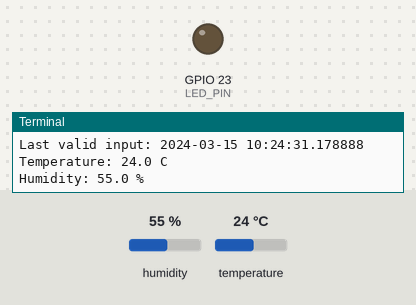
Bench run of a program on a simulated Raspberry Pi (BCM pin numbers). Parts: output pins drawn as LEDs (lit = HIGH), the last lines printed to the terminal. The inputs (shaded band) are chosen by the test bench; at power-on: temperature 24 °C, humidity 55 %. The clock reads 2024-03-15 10:24:30 at power-on unless the program sets it; library files of the repository ran but are not shown: dht11.py.

Above: at 1.2 s.
1.3 s: temperature set to 27 °C
At 2.5 s:
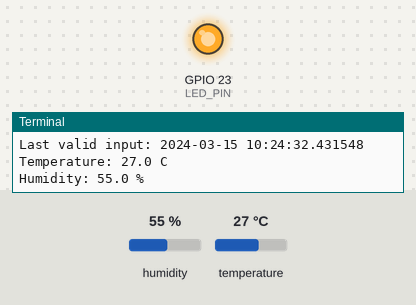
2.8 s: temperature set to 12 °C
At 4.4 s:
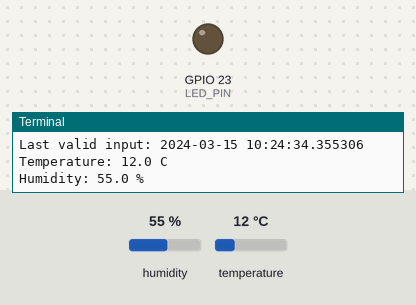
5.0 s: temperature set to 28 °C
At 5.9 s:
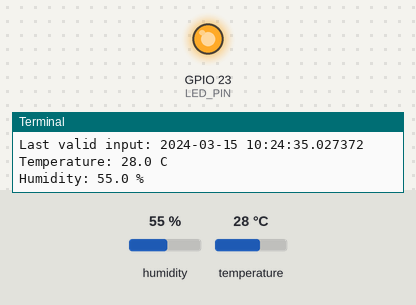
Timing chart, 0 to 8.0 s (numbered marks = the images above; inputs shaded):
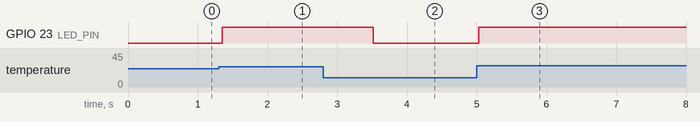

Measured:
- the behaviour switches between 25 and 26 °C on temperature (found by bisection; images 0 and 1)
- after the input at 1.3 s, GPIO 23 (LED_PIN): LOW → HIGH after 0.05 s
- after the input at 2.8 s, GPIO 23 (LED_PIN): HIGH → LOW after 0.72 s
- after the input at 5.0 s, GPIO 23 (LED_PIN): LOW → HIGH at once

The program:

temperature.py
```python
import RPi.GPIO as GPIO
import dht11
import time
import datetime

LED_PIN = 23

# initialize GPIO
GPIO.setwarnings(True)
GPIO.setmode(GPIO.BCM)
GPIO.setup(LED_PIN, GPIO.OUT)

# read data using pin
instance = dht11.DHT11(pin=17)

try:
    while True:
        result = instance.read()
        if result.is_valid():
            print("Last valid input: " + str(datetime.datetime.now()))

            print("Temperature: %-3.1f C" % result.temperature)
            print("Humidity: %-3.1f %%" % result.humidity)

        if result.temperature > 25:
            GPIO.output(LED_PIN, GPIO.HIGH)
            time.sleep(1)
        else:
            GPIO.output(LED_PIN, GPIO.LOW)

except KeyboardInterrupt:
    print("Cleanup")

finally:
    GPIO.cleanup()
```
